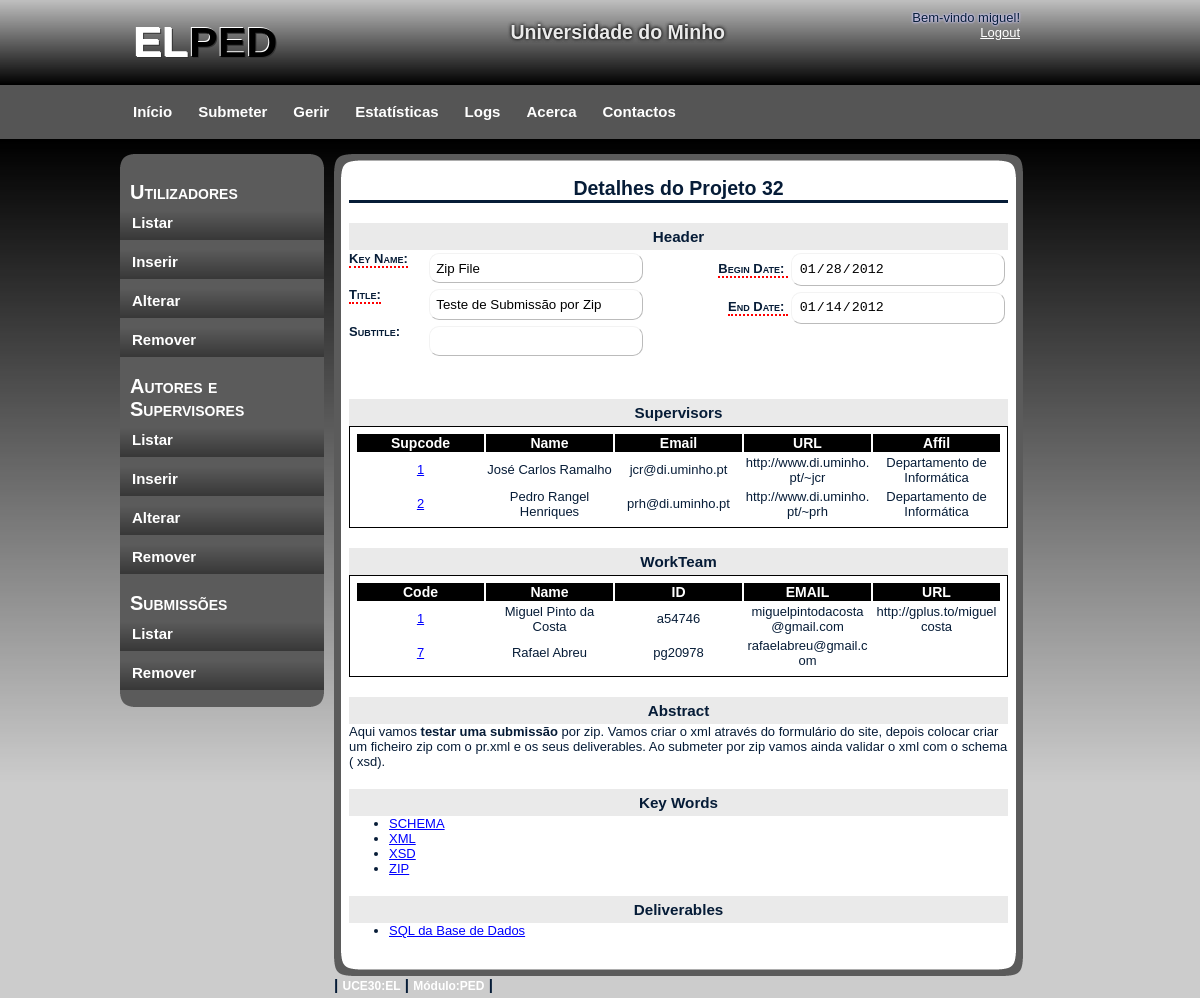
Screenshot of /gerirU/gerirS_Show.php?projcode=32 (signed in) with the database file from the repository.
### tables this page shows
CREATE TABLE IF NOT EXISTS `Project` (
  `projcode` int(11) NOT NULL AUTO_INCREMENT,
  `keyname` varchar(30) NOT NULL,
  `title` varchar(50) NOT NULL,
  `subtitle` varchar(100) DEFAULT NULL,
  `bdate` date NOT NULL,
  `edate` date NOT NULL,
  `subdate` datetime NOT NULL,
  `abstract` varchar(1502) NOT NULL,
  `coursecode` int(11) NOT NULL,
  `path` varchar(300) NOT NULL,
  `remove` int(11) NOT NULL,
  `private` int(11) NOT NULL,
  PRIMARY KEY (`projcode`),
  KEY `coursecode` (`coursecode`)
);

CREATE TABLE IF NOT EXISTS `Supervisor` (
  `supcode` int(11) NOT NULL AUTO_INCREMENT,
  `name` varchar(50) NOT NULL,
  `email` varchar(50) NOT NULL,
  `url` varchar(2002) DEFAULT NULL,
  `affil` varchar(50) DEFAULT NULL,
  `remove` int(11) NOT NULL,
  PRIMARY KEY (`supcode`)
);

CREATE TABLE IF NOT EXISTS `Author` (
  `authorcode` int(11) NOT NULL AUTO_INCREMENT,
  `name` varchar(50) NOT NULL,
  `id` varchar(10) NOT NULL,
  `email` varchar(50) NOT NULL,
  `url` varchar(2002) DEFAULT NULL,
  `coursecode` int(11) NOT NULL DEFAULT '0',
  `remove` int(11) NOT NULL,
  PRIMARY KEY (`authorcode`),
  KEY `coursecode` (`coursecode`)
);

CREATE TABLE IF NOT EXISTS `KeyWord` (
  `kwcode` int(11) NOT NULL AUTO_INCREMENT,
  `keyword` varchar(255) NOT NULL,
  PRIMARY KEY (`kwcode`)
);

CREATE TABLE IF NOT EXISTS `Deliverable` (
  `delcode` int(11) NOT NULL AUTO_INCREMENT,
  `description` varchar(50) NOT NULL,
  `path` varchar(2002) NOT NULL,
  `projcode` int(11) NOT NULL,
  PRIMARY KEY (`delcode`),
  KEY `projcode` (`projcode`)
);

### gerirU/forms/showProject.php (the view, shortened to what this page needs)
<?php
$projcode = $_REQUEST['projcode'];
if (!$con) {
    echo "<h3>Erro ao ligar ao servidor.</h3><br/>" . mysql_error();
} else {
    $sql = "SELECT * FROM Project WHERE projcode='$projcode'";
    $result = mysql_query($sql);
    while ($rows = mysql_fetch_array($result)) {
        ?>
        <div id="form_submeter">
            <h3>Header</h3>
            <div id="form_input_left">
                <label class="required">Key Name: </label>
                <input id="key_name"
                       name="key_name"
                       type="text"
                       required=""
                       pattern="^[a-zA-ZáàãõéíóúçÁÀÃÕÉÍÓÚÇ][\wáàãõéíóúçÁÀÃÕÉÍÓÚÇ:_.-&/|\s]*"
                       readonly
                       value="<?php echo $rows['keyname']; ?>"
                       />
                <label class="required">Title: </label>
                <input id="title"
                       name="title"
                       type="text"
                       required=""
                       pattern="^[a-zA-ZáàãõéíóúçÁÀÃÕÉÍÓÚÇ][\wáàãõéíóúçÁÀÃÕÉÍÓÚÇ:_.-&/|\s]*"
                       readonly
                       value="<?php echo $rows['title']; ?>"
                       />
                <label>Subtitle: </label>
                <input name="subtitle"
                       type="text"
                       pattern="^[a-zA-ZáàãõéíóúçÁÀÃÕÉÍÓÚÇ][\wáàãõéíóúçÁÀÃÕÉÍÓÚÇ:_.-&/|\s]*"
                       readonly
                       value="<?php echo $rows['subtitle']; ?>"
                       />
            </div>
            <div id="form_input_right">
                <label class="required">Begin Date: </label>
                <input id="begin_date"
                       name="begin_date"
                       type="date"
                       required=""
                       pattern="\d{4}\-\d{2}\-\d{2}"
                       placeholder="aaaa-mm-dd"
                       readonly
                       value="<?php echo $rows['bdate']; ?>"
                       />
                <label class="required">End Date: </label>
                <input id="end_date"
                       name="end_date"
                       type="date"
                       required=""
                       pattern="\d{4}\-\d{2}\-\d{2}"
                       placeholder="aaaa-mm-dd"
                       readonly
                       value="<?php echo $rows['edate']; ?>"
                       />
            </div>
            <div id="form_submeter_supervisor">
                <h3>Supervisors</h3>
                <?php
                if (!$con) {
                    echo "<h3>Erro ao ligar ao servidor.</h3><br/>" . mysql_error();
                } else {
                    $sql2 = "SELECT * FROM Supervisor WHERE supcode IN (
                                    SELECT supcode FROM ProjSup WHERE projcode='$projcode'
                                ) ORDER BY name";
                    $result2 = mysql_query($sql2);
                    ?>
                    <table class="user">
                        <tr>
                            <th class="user">Supcode</th>
                            <th class="user">Name</th>
                            <th class="user">Email</th>
                            <th class="user">URL</th>
                            <th class="user">Affil</th>
                        </tr>
                        <?php
                        while ($rows2 = mysql_fetch_array($result2)) {
                            ?>
                            <tr class="user">
                                <td class="user"><a href="gerirAS_Show_supervisor.php?supcode=<? echo $rows2['supcode']; ?>&page_p=1"><? echo $rows2['supcode']; ?></a></td>
                                <td class="user"><? echo $rows2['name']; ?></td>
                                <td class="user"><? echo $rows2['email']; ?></td>
                                <td class="user"><? echo $rows2['url']; ?></td>
                                <td class="user"><? echo $rows2['affil']; ?></td>
                            </tr>
                            <?php
                        }
                        ?>
                    </table>
                <?php } ?>
            </div>
            <div id="form_submeter_workteam">
                <h3>WorkTeam</h3>
                <?php
                if (!$con) {
                    echo "<h3>Erro ao ligar ao servidor.</h3><br/>" . mysql_error();
                } else {
                    $sql3 = "SELECT * FROM Author WHERE authorcode IN (
                                    SELECT authorcode FROM ProjAut WHERE projcode='$projcode'
                                ) ORDER BY name";
                    $result3 = mysql_query($sql3);
                    ?>
                    <table class="user">
                        <tr>
                            <th class="user">Code</th>
                            <th class="user">Name</th>
                            <th class="user">ID</th>
                            <th class="user">EMAIL</th>
                            <th class="user">URL</th>
                        </tr>
                        <?php
                        while ($rows3 = mysql_fetch_array($result3)) {
                            ?>
                            <tr class="user">
                                <td class="user"><a href="gerirAS_Show_author.php?authorcode=<? echo $rows3['authorcode']; ?>"><? echo $rows3['authorcode']; ?></a></td>
                                <td class="user"><? echo $rows3['name']; ?></td>
                                <td class="user"><? echo $rows3['id']; ?></td>
                                <td class="user"><? echo $rows3['email']; ?></td>
                                <td class="user"><? echo $rows3['url']; ?></td>
                            </tr>
                            <?php
                        }
                        ?>
                    </table>
                <?php } ?>
            </div>
            <div id="form_submeter_abstract">
                <h3>Abstract</h3>
                <?php echo $rows['abstract']; ?>
            </div>
            <div id="form_submeter_keywords">
                <?php
                if (!$con) {
                    echo "<h3>Erro ao ligar ao servidor.</h3><br/>" . mysql_error();
                } else {
                    $sql5 = "SELECT * FROM KeyWord WHERE kwcode IN (
                                    SELECT kwcode FROM ProjKW WHERE projcode='$projcode'
                                ) ORDER BY keyword";
                    $result5 = mysql_query($sql5);
                    $count5 = mysql_num_rows($result5);
                    if ($count5 > 0) {
                        echo "<h3>Key Words</h3>";
                        ?>
                        <ul>
                            <?php
                            while ($rows5 = mysql_fetch_array($result5)) {
                                ?>
                                <li>
                                    <a href="gerirS_Show_KW.php?kwcode=<? echo $rows5["kwcode"]; ?>&page_p=1">
                                        <? echo $rows5["keyword"] ?>
                                    </a>
                                </li>
                                <?php
                            }
                            ?>
                        </ul>
                        <?php
                    }
                }
                ?>
            </div>
            <div id="form_submeter_deliverables">
                <?php
                if (!$con) {
                    echo "<h3>Erro ao ligar ao servidor.</h3><br/>" . mysql_error();
                } else {
                    $sql4 = "SELECT description, path FROM Deliverable
                                WHERE projcode='$projcode'
                        ORDER BY description";
                    $result4 = mysql_query($sql4);
                    $count4 = mysql_num_rows($result4);
                    if ($count4 > 0) {
                        echo "<h3>Deliverables</h3>";
                        ?>
                        <ul>
                            <?php
                            while ($rows4 = mysql_fetch_array($result4)) {
                                ?>
                                <li>
                                    <a href="getFile.php?file=../uploads/<? echo $rows4['path']; ?>" target="_blank">
                                        <?
                                        if ($rows4['description'] == "" || !$rows4['description']) {
                                            echo "Sem nome";
                                        } else {
                                            echo $rows4['description'];
                                        }
                                        ?>
                                    </a>
                                </li>
                                <?php
                            }
                            ?>
                        </ul>
                        <?php
                    }
                }
                ?>
            </div>
        </div>
        <?php
    }
}
?>

### css/style.css (style rules this page uses)
body { margin: 0; padding: 0; text-align: left; font: 12px Arial, Helvetica, sans-serif; font-size: 13px; color: #061C37; background: #CCCCCC; background-image:url(images/background.png); background-repeat:repeat-x; }
* { margin: 0 auto 0 auto; text-align:left; }
a, a:visited { color: blue; }
#containt_main_users h3 { margin-top: 10px; padding: 5px; background-color: #EAEAEA; text-align: center; }
table.user { clear: both; border: 1px solid black; padding:5px; word-wrap:break-word; width: 100%; table-layout: fixed; height: 35px; overflow: visible; }
th.user { text-align: center; font-size: 14px; color: white; background-color:black; }
td.user { text-align: center; }
.required { border-bottom: 2px; border-bottom-style: dotted; border-bottom-color: #ff0000; }
#form_submeter h3 { margin-top: 20px; padding: 5px; background-color: #EAEAEA; text-align: center; }
#form_submeter label { font-size: smaller; }
#form_submeter input { border:1px solid; border-color:#f3f3f3 #bbb #bbb #f3f3f3; margin:3px; padding:.5em; border-radius: 10px; }
#form_input_left { position: relative; width: 45%; float: left; }
#form_input_left label { padding-top: 20px; width: 33%; vertical-align: middle; text-align: right; }
#form_input_left input { float: right; width: 67%; }
#form_input_right { position: relative; float: right; text-align: right; width: 45%; }
#form_input_right label { width: 33%; }
#form_input_right input { width: 67%; }
#form_input_left label, #form_input_right label { font-variant: small-caps; font-weight: bold; font-size: 13px; }
#form_submeter_supervisor { padding-top: 20px; width: 100%; }
#form_submeter_workteam { width: 100%; }
#form_submeter_abstract { width: 100%; }
#form_submeter_keywords { width: 100%; }
#form_submeter_deliverables { width: 100%; }
html, body { text-align: center; }
p { text-align: left; }

### rows the page displays
project: key_name "Zip File", title "Teste de Submissão por Zip", begin_date "01/28/2012", end_date "01/14/2012", abstract "Aqui vamos testar uma submissão por zip . Vamos criar o xml através do formulário do site, depois colocar criar um ficheiro zip com o pr.xml e os seus deliverables. Ao submeter por zip vamos ainda validar o xml com o schema ( xsd )."
supervisor: supcode "1", name "José Carlos Ramalho", email "jcr@di.uminho.pt", url "http://www.di.uminho.pt/~jcr", affil "Departamento de Informática"
supervisor: supcode "2", name "Pedro Rangel Henriques", email "prh@di.uminho.pt", url "http://www.di.uminho.pt/~prh", affil "Departamento de Informática"
author: authorcode "1", name "Miguel Pinto da Costa", id "a54746", email "miguelpintodacosta@gmail.com", url "http://gplus.to/miguelcosta"
author: authorcode "7", name "Rafael Abreu", id "pg20978", email "rafaelabreu@gmail.com"
keyword: keyword "SCHEMA"
keyword: keyword "XML"
keyword: keyword "XSD"
keyword: keyword "ZIP"
deliverable: description "SQL da Base de Dados"

### other values shown
$_SESSION['username'] "miguel"
$_REQUEST['projcode'] "32"
